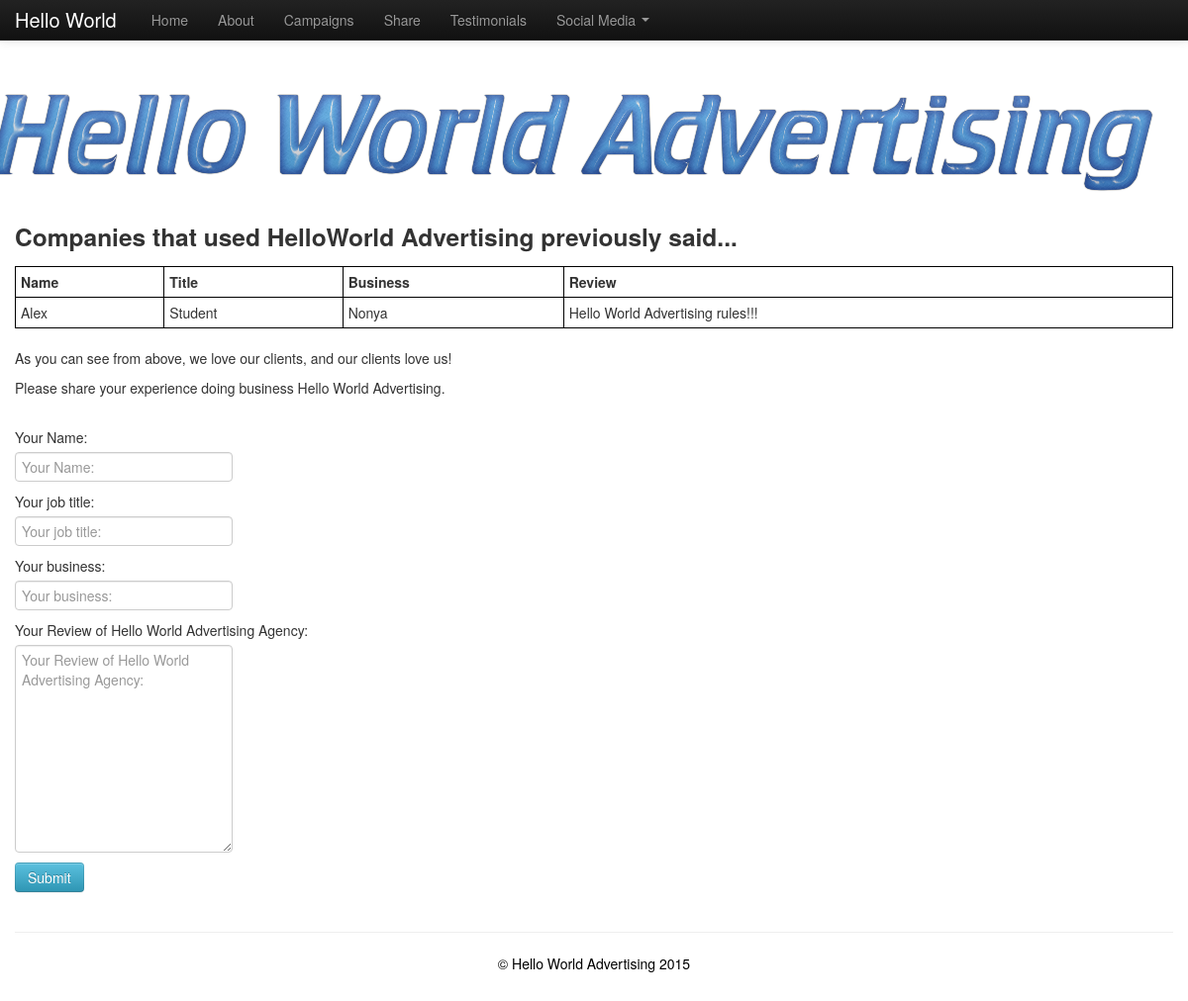
The page /reviews/ on the database as committed earlier.
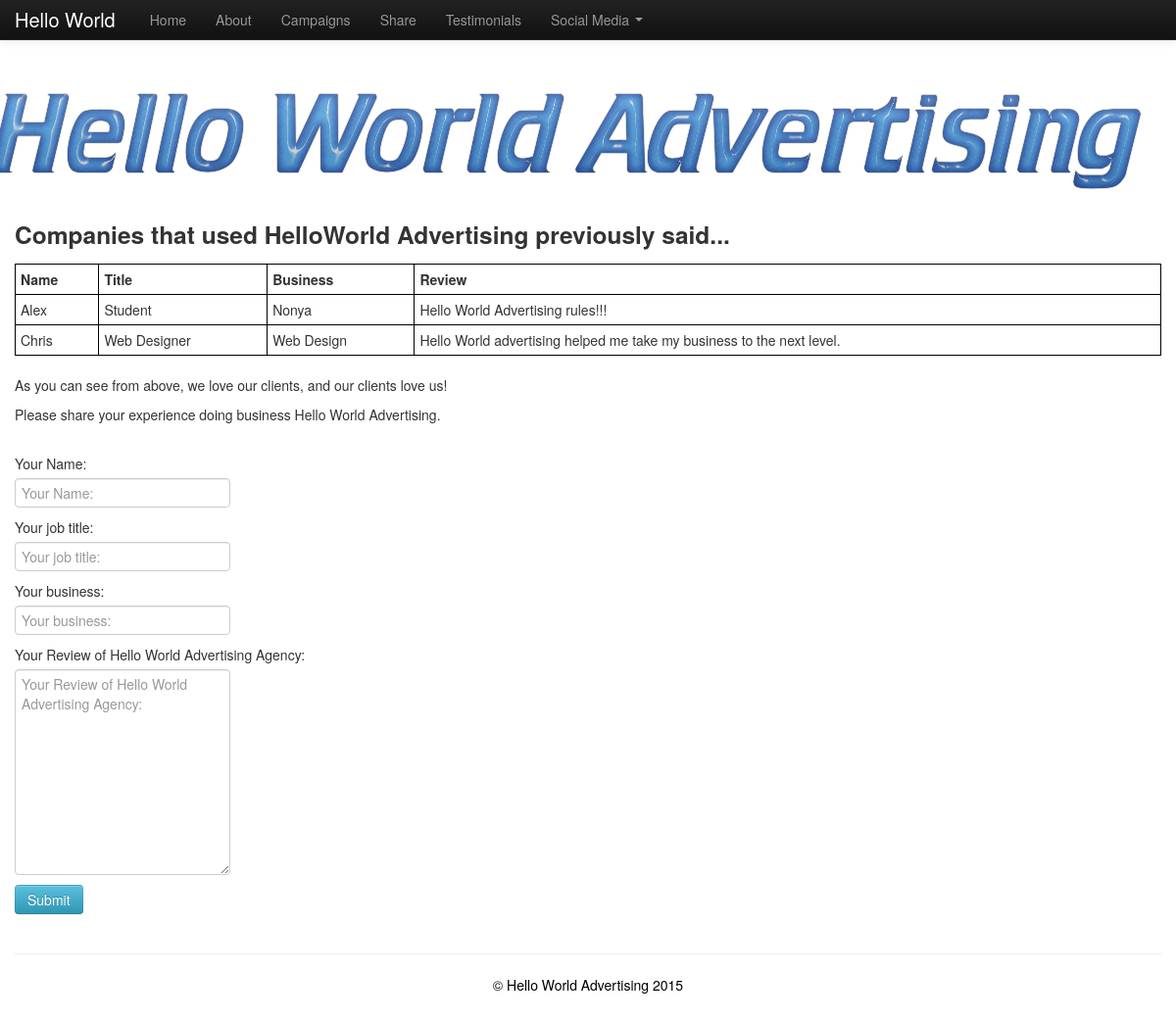
The same page on the database as committed later.
### agencyProject/models.py (models this page shows)
class ReviewForm(models.Model):
    name = models.CharField(max_length=50)
    title = models.CharField(max_length=50)
    business = models.CharField(max_length=50)
    review = models.CharField(max_length=2000)

### agencyProject/views.py (the view)
# urls.py: url(r'^reviews/', views.reviews, name='reviews'),
def reviews(request):
    if request.method == 'POST':
        form = ReviewForm(request.POST)
        if form.is_valid():
            reviews = models.ReviewForm()
            reviews.name = form.cleaned_data["name"]
            reviews.title = form.cleaned_data["title"]
            reviews.business = form.cleaned_data["business"]
            reviews.review = form.cleaned_data["review"]
            reviews.save()
            return HttpResponseRedirect('/thanks/')
    else:
        form = ReviewForm()
    return render(request, 'reviews.html', {'reviews': models.ReviewForm.objects.all(), 'form': form})

### agencyProject/forms.py
class ReviewForm (forms.Form):
    name = forms.CharField(label="Your Name: ")
    title = forms.CharField(label="Your job title: ")
    business = forms.CharField(label="Your business: ")
    review = forms.CharField(label="Your Review of Hello World Advertising Agency: ", widget=forms.Textarea)

### agencyProject/templates/reviews.html (shortened to what this page needs)
{% extends "base.html" %}
{% block content %}
{% load bootstrap3 %}
<h3> Companies that used HelloWorld Advertising previously said...</h3>
<table style="width:100%">
    <thead>
        <th>Name</th>
        <th>Title</th>
        <th>Business</th>
        <th>Review</th>
    </thead>
    <tbody>
        {% for review in reviews %}
            <tr>
                <td>{{ review.name }}</td>
                <td>{{ review.title }}</td>
                <td>{{ review.business }}</td>
                <td>{{ review.review }}</td>
            </tr>
        {% endfor %}
    </tbody>
</table>
<br>
<div class="container">
			<div style="text-align: left">
				<p>As you can see from above, we love our clients, and our clients love us!</p>
				<p>Please share your experience doing business Hello World Advertising.</p>
			</div>
<br>
			<form action="/reviews/" method="post">
				{% bootstrap_form form  %}
				<input type="submit" class="btn btn-info" value="Submit" />
			</form>
</div>
{% endblock %}

### agencyProject/templates/base.html (shortened to what this page needs)
{% load staticfiles %}
<!DOCTYPE html>
<html lang="en">
  <head>
    <link href="/static/bootstrap/css/bootstrap.css" rel="stylesheet">
    <link href="/static/bootstrap/css/bootstrap-responsive.css" rel="stylesheet">
  </head>
  <body>
    <div class="navbar navbar-inverse navbar-fixed-top">
      <div class="navbar-inner">
        <div class="container">
          <a class="brand" href="{% url 'agencyProject.views.home' %}">Hello World</a>
          <div class="nav-collapse collapse">
            <ul class="nav">
              <li><a href="{% url 'agencyProject.views.index' %}">Home</a></li>
              <li><a href='{% url "about" %}'>About</a></li>
              <li><a href='{% url "campaigns" %}'>Campaigns</a></li>
              <li><a href='{% url "share" %}'>Share</a></li>
			  <li><a href='{% url "reviews" %}'>Testimonials</a></li>
              <li class="dropdown">
                <a href="#" class="dropdown-toggle" data-toggle="dropdown">Social Media <b class="caret"></b></a>
              </li>
            </ul>
          </div>
        </div>
      </div>
    </div>
    <div class="container">
    {% block heading %}
        <div class="row">
            <img src="/static/images/helloworldlogo.png">
        </div>
    {% endblock %}
    {% block content %}
      {% endblock %}
      <hr>
      <footer>
        <center><p style="color:black">&copy; Hello World Advertising 2015</p></center>
      </footer>
    </div>
  </body>
</html>

### agencyProject/templates/base.html (style rules this page uses)
body { padding-top: 60px; padding-bottom: 40px; }

### agencyProject/templates/reviews.html (style rules this page uses)
table, th, td { border: 1px solid black; border-collapse: collapse; }
th, td { padding: 5px; text-align: left; }

Rows that differ between the two databases and show on the page:
added ReviewForm: name "Chris", title "Web Designer", business "Web Design", review "Hello World advertising helped me take my business to the next level."
